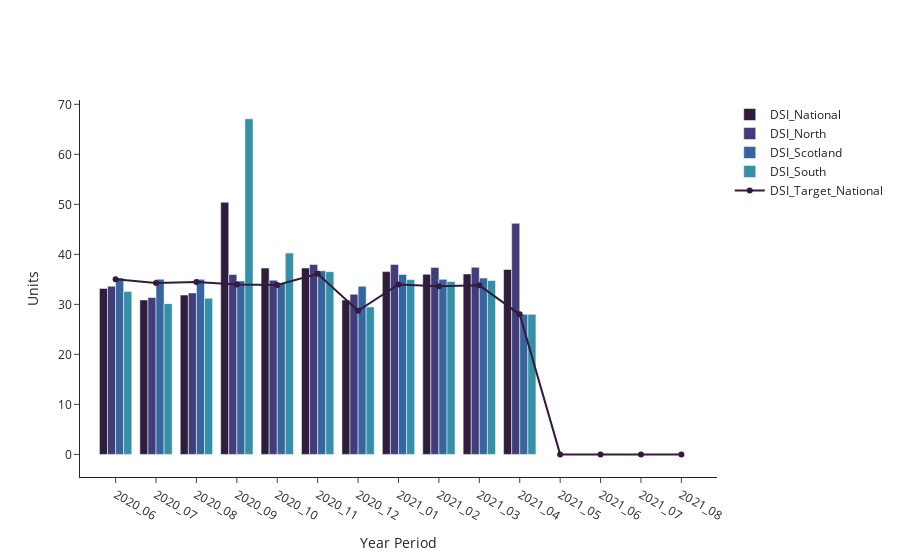

The notebook cell this image was saved under:
### Code cell
plot_df = dsi_plan[dsi_plan.Line_Portfolio == 'Aseptic']
index_cols = ['Year_Period']
bar_cols = ['DSI_National','DSI_North','DSI_Scotland', 'DSI_South']
line_cols = ['DSI_Target_National']
plot_df = plot_df[index_cols + bar_cols + line_cols]

fig = go.Figure()

fig.update_layout(
    template="simple_white",
    xaxis=dict(title_text="Year Period"),
    yaxis=dict(title_text="Days")    
)

colors = sns.color_palette("mako").as_hex() #["#2A66DE","#fd5f42", "#c55f42", "#c58a42", "#c5c142", "#FFC32B"]


for column, color in zip(bar_cols, colors):       
    fig.add_trace(
        go.Bar(x=plot_df['Year_Period'], y=plot_df[column], name=column, marker_color=color),
    )

colors = sns.color_palette("rocket").as_hex()
for column, color in zip(line_cols, colors):       
    fig.add_trace(
        go.Scatter(x=plot_df['Year_Period'], y=plot_df[column], name=column, marker_color=color),
    )

    
fig

### Figure 1 — Plotly figure (JSON) as saved in the notebook; plotly's stock layout.template omitted (floating-point values rounded to 4 significant figures)
{"data": [{"marker": {"color": "#2e1e3b"}, "name": "DSI_National", "type": "bar", "x": ["2020_06", "2020_07", "2020_08", "2020_09", "2020_10", "2020_11", "2020_12", "2021_01", "2021_02", "2021_03", "2021_04", "2021_05", "2021_06", "2021_07", "2021_08"], "y": [33.19, 30.89, 31.86, 50.42, 37.26, 37.28, 30.88, 36.55, 36.02, 36.09, 36.97, 0, 0, 0, 0]}, {"marker": {"color": "#413d7b"}, "name": "DSI_North", "type": "bar", "x": ["2020_06", "2020_07", "2020_08", "2020_09", "2020_10", "2020_11", "2020_12", "2021_01", "2021_02", "2021_03", "2021_04", "2021_05", "2021_06", "2021_07", "2021_08"], "y": [33.63, 31.38, 32.29, 35.97, 34.82, 37.97, 32.02, 37.99, 37.39, 37.4, 46.2, 0, 0, 0, 0]}, {"marker": {"color": "#37659e"}, "name": "DSI_Scotland", "type": "bar", "x": ["2020_06", "2020_07", "2020_08", "2020_09", "2020_10", "2020_11", "2020_12", "2021_01", "2021_02", "2021_03", "2021_04", "2021_05", "2021_06", "2021_07", "2021_08"], "y": [35.29, 35.02, 35, 34.69, 34.23, 36.71, 33.61, 35.96, 35, 35.26, 28, null, null, null, null]}, {"marker": {"color": "#348fa7"}, "name": "DSI_South", "type": "bar", "x": ["2020_06", "2020_07", "2020_08", "2020_09", "2020_10", "2020_11", "2020_12", "2021_01", "2021_02", "2021_03", "2021_04", "2021_05", "2021_06", "2021_07", "2021_08"], "y": [32.58, 30.14, 31.22, 67.09, 40.25, 36.52, 29.48, 34.95, 34.55, 34.76, 28.0, 0, 0, 0, 0]}, {"marker": {"color": "#35193e"}, "name": "DSI_Target_National", "type": "scatter", "x": ["2020_06", "2020_07", "2020_08", "2020_09", "2020_10", "2020_11", "2020_12", "2021_01", "2021_02", "2021_03", "2021_04", "2021_05", "2021_06", "2021_07", "2021_08"], "y": [35.02, 34.25, 34.46, 33.99, 33.89, 36.12, 28.7, 33.97, 33.61, 33.81, 28, 0, 0, 0, 0]}], "layout": {"xaxis": {"title": {"text": "Year Period"}}, "yaxis": {"title": {"text": "Units"}}}}
